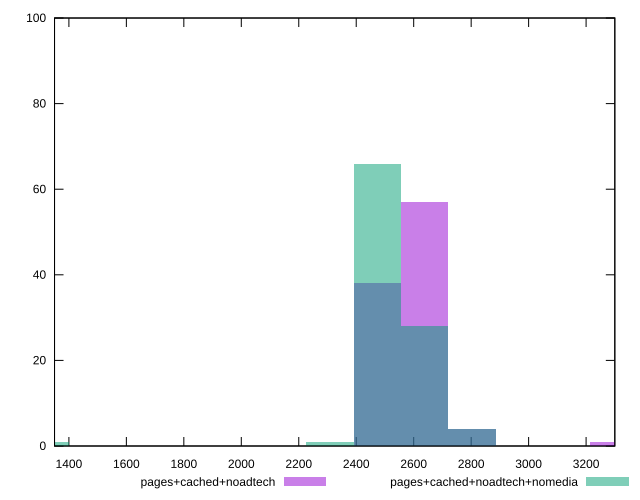

This chart was generated by the following gnuplot code:
reset

$pagesCachedNoadtech <<EOF
2473.227107568093 38
2638.108914739299 57
2802.9907219105053 4
3297.636143424124 1
EOF

$pagesCachedNoadtechNomedia <<EOF
2308.3453003968866 1
2473.227107568093 66
2638.108914739299 28
2802.9907219105053 4
1319.0544573696495 1
EOF

set key outside below
set boxwidth 164.8818071712062
set xrange [1350:3300]
set yrange [0:100]
set trange [0:100]
set style fill transparent solid 0.5 noborder
set terminal svg size 640, 500 enhanced background rgb 'white'
set output "report_00017_2021-02-10T15-08-03.406Z/uses-text-compression/comparison/histogram/2_vs_3.svg"

plot $pagesCachedNoadtech title "pages+cached+noadtech" with boxes, \
     $pagesCachedNoadtechNomedia title "pages+cached+noadtech+nomedia" with boxes

reset
